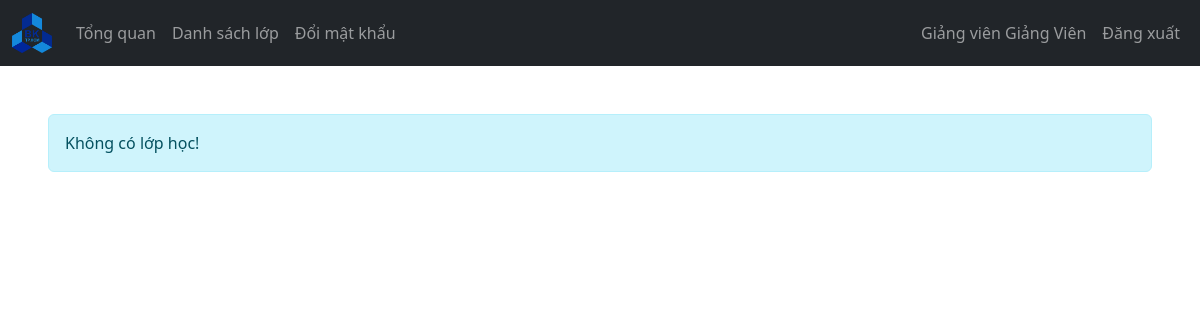
/GiangVien/lop.php (signed in), run on an earlier commit of the app's database.
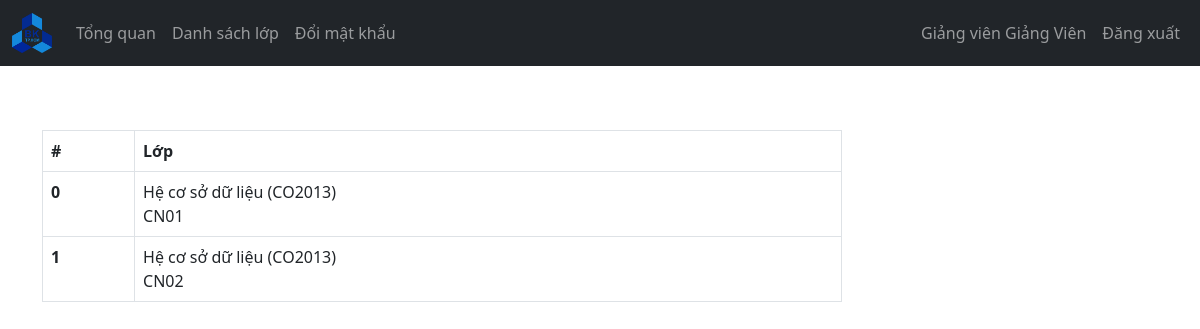
And on a later commit of the database.
### tables this page shows
CREATE TABLE `giangvien` (
  `magiangvien` varchar(127) NOT NULL,
  `ho_tenlot` varchar(255) NOT NULL,
  `ten` varchar(255) NOT NULL,
  `tendangnhap` varchar(127) NOT NULL,
  `matkhau` varchar(255) NOT NULL,
  `email` varchar(255) NOT NULL,
  `sdt` varchar(15) NOT NULL,
  `namsinh` int(11) NOT NULL,
  `gioitinh` tinyint(1) NOT NULL
);

CREATE TABLE `lophoc` (
  `malophoc` varchar(127) NOT NULL,
  `makhoahoc` varchar(127) NOT NULL,
  `magiangvien` varchar(127) NOT NULL
);

CREATE TABLE `khoahoc` (
  `makhoahoc` varchar(127) NOT NULL,
  `tenkhoahoc` varchar(255) NOT NULL
);

### controllers/giangvien_ctl.php (called while the page is built)
<?php
function getGiangVienTheoId($giangvien_id, $conn)
{
  $sql = "SELECT * FROM giangvien
            WHERE magiangvien=?";
  $stmt = $conn->prepare($sql);
  $stmt->execute([$giangvien_id]);
  if ($stmt->rowCount() == 1) {
    $giangvien = $stmt->fetch();
    return $giangvien;
  } else {
    return 0;
  }
}
function getLopCuaGiangVien($giangvien_id, $conn)
{
  $sql = "SELECT malophoc,makhoahoc FROM lophoc
          WHERE magiangvien=?";
  $stmt = $conn->prepare($sql);
  $stmt->execute([$giangvien_id]);
  if ($stmt->rowCount() >= 1) {
    $lophoc = $stmt->fetchAll();
    return $lophoc;
  } else {
    return 0;
  }
}

### controllers/lophoc_ctl.php (called while the page is built, shortened)
<?php
function getTenCuaKhoa($khoa_id, $conn) {
  $sql = "SELECT tenkhoahoc FROM khoahoc
          WHERE makhoahoc=?";
  $stmt = $conn->prepare($sql);
  $stmt->execute([$khoa_id]);
  if ($stmt->rowCount() == 1) {
    $tenkhoa = $stmt->fetch();
    return $tenkhoa;
  } else {
    return 0;
  }
}

### GiangVien/lop.php (the view, shortened to what this page needs)
<?php
if (
    isset($_SESSION['magiangvien']) && isset($_SESSION['tucach'])
) {
    if ($_SESSION['tucach'] == 'GiangVien') {
        include "../DB_connection.php";
        include "../controllers/giangvien_ctl.php";
        include "../controllers/lophoc_ctl.php";
        $magiangvien = $_SESSION['magiangvien'];
        $giangvien = getGiangVienTheoId($magiangvien, $conn);
        $lophoc = getLopCuaGiangVien($magiangvien, $conn);
?>
        <!DOCTYPE html>
        <html lang="en">
        <head>
                <?php
                $tengiangvien = $giangvien['ho_tenlot'] . " " . $giangvien['ten'];
                $title = "Giảng viên " . $tengiangvien;
                ?>
            <link rel="stylesheet" href="https://cdn.jsdelivr.net/npm/bootstrap@5.2.0/dist/css/bootstrap.min.css">
            <link rel="stylesheet" href="../css/style.css">
            <link rel="stylesheet" href="https://cdnjs.cloudflare.com/ajax/libs/font-awesome/4.7.0/css/font-awesome.min.css">
        </head>
        <body>
            <?php
            include "comp/navbar.php";
            ?>
            <?php
            if ($lophoc != 0) {
            ?>
                <div class="container mt-5">
                    <div class="table-responsive">
                        <table class="table table-bordered mt-3 n-table">
                            <thead>
                                <tr>
                                    <th scope="col">#</th>
                                    <th scope="col">Lớp</th>
                                </tr>
                            </thead>
                            <tbody>
                                <?php $i = 0;
                                foreach ($lophoc as $lop) {
                                    $tenkhoa = getTenCuaKhoa($lop['makhoahoc'],$conn);
                                    $tenkhoa = $tenkhoa['tenkhoahoc'];
                                    $tenlop = $tenkhoa . " (" . $lop['makhoahoc'].")";
                                ?>
                                    <tr>
                                        <th scope="row">
                                            <?php echo $i; $i++; ?>
                                        </th>
                                        <td>
                                            <?= $tenlop; ?>
                                            <br/>
                                            <?= $lop['malophoc'] ?>
                                        </td>
                                    </tr>
                                <?php } ?>
                            </tbody>
                        </table>
                    </div>
                <?php } else { ?>
                    <div class="alert alert-info .w-450 m-5" role="alert">
                        Không có lớp học!
                    </div>
                <?php } ?>
                </div>
        </body>
        </html>
<?php
    } else {
        header("Location: ../login.php");
        exit;
    }
} else {
    header("Location: ../login.php");
    exit;
}
?>

### GiangVien/comp/navbar.php (shortened to what this page needs)
<nav class="navbar navbar-expand-lg navbar-dark bg-dark">
  <div class="container-fluid">
    <a class="navbar-brand" href="index.php">
      <img src="../imgs/logo.png" width="40">
    </a>
    <div class="collapse navbar-collapse" id="navbarSupportedContent">
      <ul class="navbar-nav me-auto mb-2 mb-lg-0" id="navLinks">
        <li class="nav-item">
          <a class="nav-link" aria-current="page" href="index.php">Tổng quan</a>
        </li>
        <li class="nav-item">
          <a class="nav-link" href="lop.php">Danh sách lớp</a>
        </li>
        <li class="nav-item">
          <a class="nav-link" href="doimatkhau.php">Đổi mật khẩu</a>
        </li>
      </ul>
      <ul class="navbar-nav me-right mb-2 mb-lg-0">
        <li class="nav-item">
          <a class="nav-link">
            <?= $title ?>
          </a>
        </li>
        <li class="nav-item">
          <a class="nav-link" href="../logout.php">Đăng xuất</a>
        </li>
      </ul>
    </div>
  </div>
</nav>

### css/style.css (style rules this page uses)
.n-table { max-width: 800px; }

What changed in the data, as far as the page shows it:
added lophoc: makhoahoc.tenkhoahoc "Hệ cơ sở dữ liệu (CO2013)", malophoc "CN01"
added lophoc: makhoahoc.tenkhoahoc "Hệ cơ sở dữ liệu (CO2013)", malophoc "CN02"
Also different on the page:
text no longer shown: "Không có lớp học!"
text now shown: "# Lớp"
